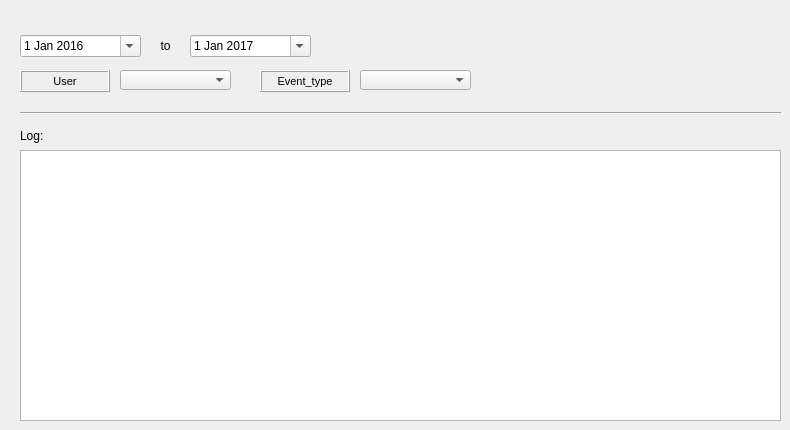
   <widget class="QWidget" name="page_log">
    <attribute name="title">
     <string>Log</string>
    </attribute>
    <widget class="QLabel" name="label_147">
     <property name="geometry">
      <rect>
       <x>260</x>
       <y>70</y>
       <width>90</width>
       <height>22</height>
      </rect>
     </property>
     <property name="font">
      <font>
       <pointsize>8</pointsize>
      </font>
     </property>
     <property name="frameShape">
      <enum>QFrame::Box</enum>
     </property>
     <property name="frameShadow">
      <enum>QFrame::Raised</enum>
     </property>
     <property name="text">
      <string>Event_type</string>
     </property>
     <property name="textFormat">
      <enum>Qt::AutoText</enum>
     </property>
     <property name="scaledContents">
      <bool>false</bool>
     </property>
     <property name="alignment">
      <set>Qt::AlignCenter</set>
     </property>
     <property name="margin">
      <number>3</number>
     </property>
    </widget>
    <widget class="QComboBox" name="log_event_type">
     <property name="geometry">
      <rect>
       <x>360</x>
       <y>70</y>
       <width>111</width>
       <height>20</height>
      </rect>
     </property>
    </widget>
    <widget class="QDateEdit" name="date_log_to">
     <property name="geometry">
      <rect>
       <x>190</x>
       <y>35</y>
       <width>121</width>
       <height>22</height>
      </rect>
     </property>
     <property name="date">
      <date>
       <year>2017</year>
       <month>1</month>
       <day>1</day>
      </date>
     </property>
     <property name="calendarPopup">
      <bool>true</bool>
     </property>
    </widget>
    <widget class="QLabel" name="label_log">
     <property name="geometry">
      <rect>
       <x>20</x>
       <y>125</y>
       <width>90</width>
       <height>22</height>
      </rect>
     </property>
     <property name="font">
      <font>
       <pointsize>9</pointsize>
      </font>
     </property>
     <property name="frameShape">
      <enum>QFrame::NoFrame</enum>
     </property>
     <property name="frameShadow">
      <enum>QFrame::Plain</enum>
     </property>
     <property name="text">
      <string>Log:</string>
     </property>
     <property name="textFormat">
      <enum>Qt::AutoText</enum>
     </property>
     <property name="scaledContents">
      <bool>false</bool>
     </property>
     <property name="alignment">
      <set>Qt::AlignLeading|Qt::AlignLeft|Qt::AlignVCenter</set>
     </property>
     <property name="margin">
      <number>3</number>
     </property>
    </widget>
    <widget class="Line" name="line_18">
     <property name="geometry">
      <rect>
       <x>20</x>
       <y>105</y>
       <width>761</width>
       <height>16</height>
      </rect>
     </property>
     <property name="orientation">
      <enum>Qt::Horizontal</enum>
     </property>
    </widget>
    <widget class="QLabel" name="label_149">
     <property name="geometry">
      <rect>
       <x>20</x>
       <y>70</y>
       <width>90</width>
       <height>22</height>
      </rect>
     </property>
     <property name="font">
      <font>
       <pointsize>8</pointsize>
      </font>
     </property>
     <property name="frameShape">
      <enum>QFrame::Box</enum>
     </property>
     <property name="frameShadow">
      <enum>QFrame::Raised</enum>
     </property>
     <property name="text">
      <string>User</string>
     </property>
     <property name="textFormat">
      <enum>Qt::AutoText</enum>
     </property>
     <property name="scaledContents">
      <bool>false</bool>
     </property>
     <property name="alignment">
      <set>Qt::AlignCenter</set>
     </property>
     <property name="margin">
      <number>3</number>
     </property>
    </widget>
    <widget class="QLabel" name="label_101">
     <property name="geometry">
      <rect>
       <x>150</x>
       <y>35</y>
       <width>31</width>
       <height>22</height>
      </rect>
     </property>
     <property name="font">
      <font>
       <pointsize>9</pointsize>
      </font>
     </property>
     <property name="frameShape">
      <enum>QFrame::NoFrame</enum>
     </property>
     <property name="frameShadow">
      <enum>QFrame::Raised</enum>
     </property>
     <property name="text">
      <string>to</string>
     </property>
     <property name="textFormat">
      <enum>Qt::AutoText</enum>
     </property>
     <property name="scaledContents">
      <bool>false</bool>
     </property>
     <property name="alignment">
      <set>Qt::AlignCenter</set>
     </property>
     <property name="margin">
      <number>3</number>
     </property>
    </widget>
    <widget class="QDateEdit" name="date_log_from">
     <property name="geometry">
      <rect>
       <x>20</x>
       <y>35</y>
       <width>121</width>
       <height>22</height>
      </rect>
     </property>
     <property name="date">
      <date>
       <year>2016</year>
       <month>1</month>
       <day>1</day>
      </date>
     </property>
     <property name="calendarPopup">
      <bool>true</bool>
     </property>
    </widget>
    <widget class="QComboBox" name="log_user">
     <property name="geometry">
      <rect>
       <x>120</x>
       <y>70</y>
       <width>111</width>
       <height>20</height>
      </rect>
     </property>
    </widget>
    <widget class="QTableView" name="tbl_log">
     <property name="geometry">
      <rect>
       <x>20</x>
       <y>150</y>
       <width>761</width>
       <height>271</height>
      </rect>
     </property>
    </widget>
   </widget>
